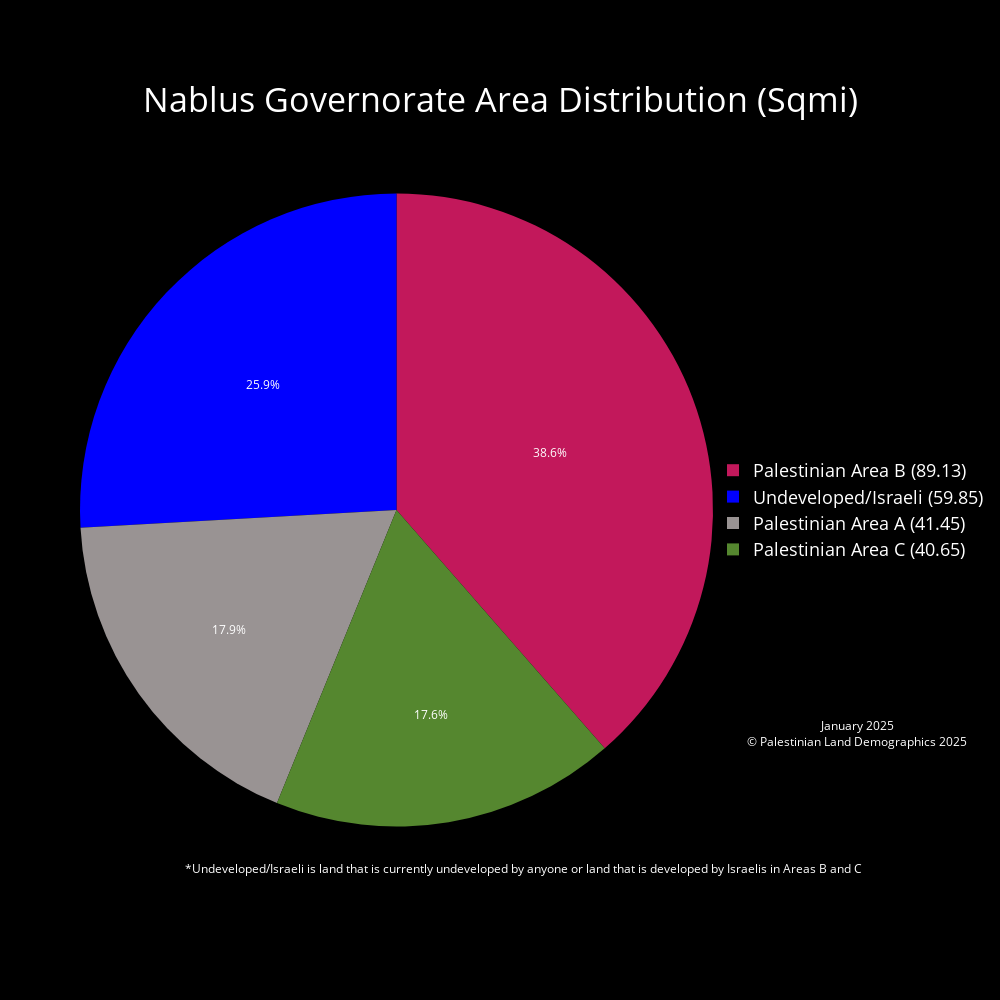

The cell this chart's notebook holds for it:
### Code cell
# Nablus Governorate
West_Bank_Governorates = Governorates[Governorates['Governorates_Code'] < 2000]
Nablus_gov = West_Bank_Governorates[West_Bank_Governorates['Governorates_Name'] == 'Nablus']
# Clip to Governorate
Nablus_land_mass = gpd.clip(Palestinian_Land_Mass, Nablus_gov)
# Calculate Area for clipped layer
Nablus_land_mass['Area_sqmi'] = Nablus_land_mass['geometry'].to_crs(epsg=28191).area * 3.8610215854245e-7
# Plot for Visualization
fig, ax = plt.subplots()
Nablus_gov.plot(ax = ax, facecolor = "white", edgecolor = "black", label = "Nablus Governorate")
Nablus_land_mass.plot(ax = ax, facecolor = "green", edgecolor = "green", label = "Palestinian Land Mass in Nablus")
plt.title(f"Palestinian Land Mass Nablus")
plt.xlabel('Longitude')
plt.ylabel('Latitude')
plt.show()
# Calculate the land mass in areas a, b, c etc..
# Nablus has no seam zone
Nablus_gov_area_a_area = Nablus_land_mass[Nablus_land_mass['CLASS'] == 'A']['Area_sqmi'].sum()
Nablus_gov_area_b_area = Nablus_land_mass[Nablus_land_mass['CLASS'] == 'B']['Area_sqmi'].sum()

Nablus_gov_area_c_area = Nablus_land_mass[Nablus_land_mass['CLASS'] == 'C']['Area_sqmi'].sum() # for total Palestinian land in Area C
Nablus_gov_area = Governorates[Governorates["Governorates_Name"] == "Nablus"]["Area_sqmi"].iloc[0]
print(Nablus_gov_area)
open_or_israeli_area = Nablus_gov_area - Nablus_gov_area_a_area - Nablus_gov_area_b_area - Nablus_gov_area_c_area

# declaring data from land mass calculations
data = [Nablus_gov_area_a_area, Nablus_gov_area_b_area, Nablus_gov_area_c_area, open_or_israeli_area]

# Custom color palette and labels
label_color_dict = {'Palestinian Area A' : '#999393', 'Palestinian Area B' : '#C2185B', 'Palestinian Area C' : '#55872F', 'Undeveloped/Israeli' : '#0000FF'}
labels = list(label_color_dict.keys())
palette_color = list(label_color_dict.values())
custom_labels = [f'{label} ({round(value, 2)})' for label, value in zip(labels, data)]

# Pie chart using plotly
fig = go.Figure(
    data=[
        go.Pie(
            labels=custom_labels,
            values=data,
            marker=dict(colors=palette_color)
            
        )
    ]
)

fig.update_traces(textposition='inside',       # puts text inside the pie chart
                    textinfo = 'percent',        # shows us the percent and the area in sqmi ('percent+label' to show both)
                    textfont_color='white')      # color of the labels inside the pie chart are set to white

fig.update_layout(
    paper_bgcolor='black',       # background color around the plot  
    plot_bgcolor='black',        # background color of the plot
    font_color='white',          # color of the legend and title
    title={
        'text': 'Nablus Governorate Area Distribution (Sqmi)',
        'x': 0.5,                # Middle
        'y': 0.90,                # Nearly at the top
        'xanchor': 'center',
        'yanchor': 'middle',
        'font': {'size': 34}     # Increase font size for the title
    },
    legend={
        'font': {'size': 18},     # Increase font size for the legend
        'x': 1,                   # Position legend to the right of the pie chart
        'y': 0.5,                 # Position legend in the middle
        'xanchor': 'left',
        'yanchor': 'middle'
    },
    annotations=[
        dict(
            text="*Undeveloped/Israeli is land that is currently undeveloped by anyone or land that is developed by Israelis in Areas B and C",
            x=0.7,
            y=0.05,
            showarrow=False,
            font=dict(color='white', size=12),
            xanchor='center'
        ),
        dict(
            text="January 2025<br>© Palestinian Land Demographics 2025",
            x=1.05,
            y=0.25,
            showarrow=False,
            font=dict(color='white', size=12),
            xanchor='left',
            yanchor='top'
        )
    ],
    width=1000,                  # width and height of the pie chart
    height=1000
)

fig.write_html('January2025/PieCharts_HTML/Nablus_Governorate_Area_Distribution_Pie_Chart.html')
fig.show()

hti = Html2Image(size=(1000, 1000))
# Set the output path
hti.output_path = 'January2025/PieCharts_JPG'

# Take a screenshot of the HTML file and save it as a JPG file
hti.screenshot(
    html_file='January2025/PieCharts_HTML/Nablus_Governorate_Area_Distribution_Pie_Chart.html',
    save_as='Nablus_Governorate_Area_Distribution_Pie_Chart.jpg'
)

### Figure 1 — Plotly figure (JSON) as saved in the notebook; plotly's stock layout.template omitted (floating-point values rounded to 4 significant figures)
{"data": [{"labels": ["Palestinian Area A (41.45)", "Palestinian Area B (89.13)", "Palestinian Area C (40.65)", "Undeveloped/Israeli (59.85)"], "marker": {"colors": ["#999393", "#C2185B", "#55872F", "#0000FF"]}, "textfont": {"color": "white"}, "textinfo": "percent", "textposition": "inside", "type": "pie", "values": [41.45, 89.13, 40.65, 59.85]}], "layout": {"annotations": [{"font": {"color": "white", "size": 12}, "showarrow": false, "text": "*Undeveloped/Israeli is land that is currently undeveloped by anyone or land that is developed by Israelis in Areas B and C", "x": 0.7, "xanchor": "center", "y": 0.05}, {"font": {"color": "white", "size": 12}, "showarrow": false, "text": "January 2025<br>© Palestinian Land Demographics 2025", "x": 1.05, "xanchor": "left", "y": 0.25, "yanchor": "top"}], "font": {"color": "white"}, "height": 1000, "legend": {"font": {"size": 18}, "x": 1, "xanchor": "left", "y": 0.5, "yanchor": "middle"}, "paper_bgcolor": "black", "plot_bgcolor": "black", "title": {"font": {"size": 34}, "text": "Nablus Governorate Area Distribution (Sqmi)", "x": 0.5, "xanchor": "center", "y": 0.9, "yanchor": "middle"}, "width": 1000}}
